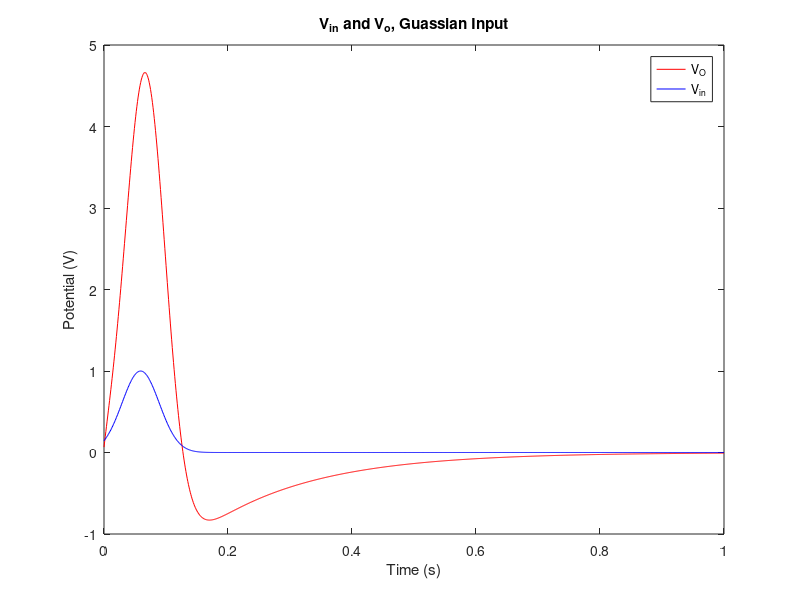

Here is the MATLAB script that generated this plot: (Note: this script raises an error after producing the figure.)
%% Assignment 4 Part 2
%Simulation of circuit response to Gaussan input

R0 = 1000;
R1 = 1;
R2 = 2;
R3 = 17.68;
R4 = 0.1;
C1 = 0.25;
L = 0.2;
a = 100;

G0 = 1/R0;
G1 = 1/R1;
G2 = 1/R2;
G3 = 1/R3;
G4 = 1/R4;

step = 1000; 
t = linspace(0, 1, step);
dt = 10^-3;

V = zeros(7, step);
V_prev = zeros(7, 1);
F = zeros(1,7);


  % V1    V2     IL    V3    I3    V4    V0
G = [1    0      0     0     0     0     0;
    -G2   G1+G2 -1     0     0     0     0;
     0    1      0    -1     0     0     0;
     0    0     -1     G3    0     0     0;
     0    0      0     0    -a     1     0;
     0    0      0     G3   -1     0     0;
     0    0      0     0     0    -G4   G4+G0];

  % V1    V2     IL    V3    I3    V4    V0
C = [0    0      0     0     0     0     0;
    -C1   C1     0     0     0     0     0;
     0    0      -L    0     0     0     0;
     0    0      0     0     0     0     0;
     0    0      0     0     0     0     0;
     0    0      0     0     0     0     0;
     0    0      0     0     0     0     0 ];

for time = 1:step
    F(1) = exp(-1/2*((time/step-0.06)/(0.03))^2);
    V(:,time) = (C./dt+G)\(F'+C*V_prev/dt);
    V_prev = V(:, time);      
end

plot(t, V(7,:), 'r')
hold on
plot(t, V(1,:), 'b')
title('V_{in} and V_o, Guassian Input')
xlabel('Time (s)')
ylabel('Potential (V)')
legend('V_{O}','V_{in}')

fft_V = fft(V.');
ffts_V = fftshift(fft_V);
freq = linspace(-step/2,step/2,step);

nexttile
plot (freq, (abs(ffts_V(:,7))), 'r');
hold on
plot (freq, (abs(ffts_V(:,1))), 'b');
title("V_{in} and V_{o}, Frequency Domain")
legend('V_{O}','V_{in}')
ylabel('Potential (dB)');
xlabel('Frequency (Hz)');

grid on